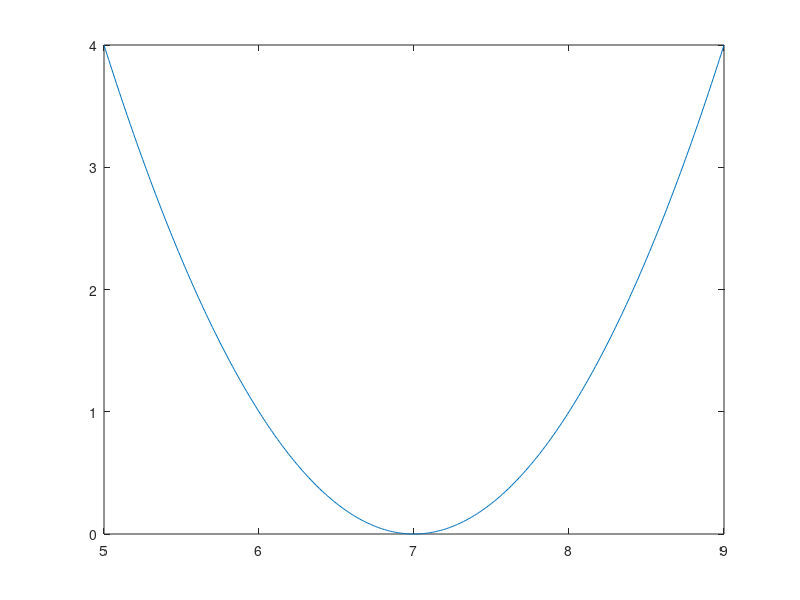
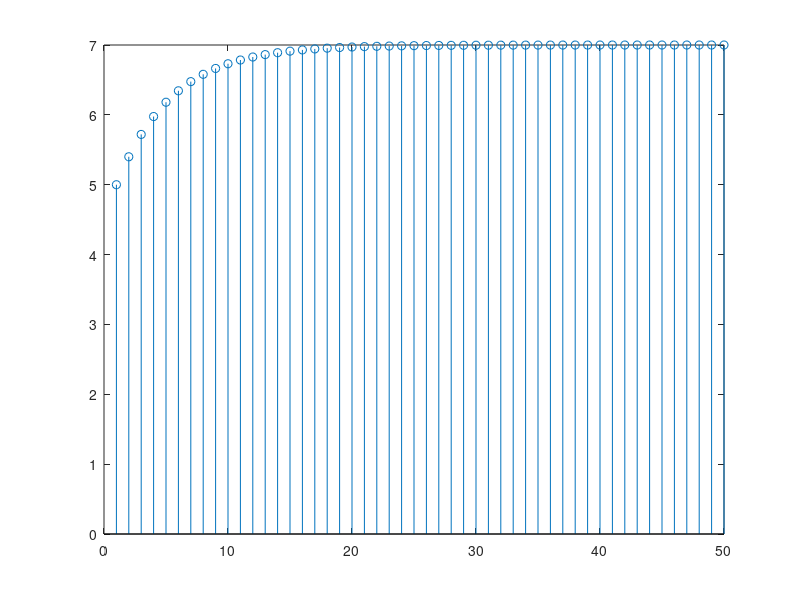

Write MATLAB code to recreate these figures, in order.
% In-Lecture #4 Assignment related to Homework 5.1 Steepest Descent
% This assignment introduces steepest descent algorithms.
% Please see Figure 6.15 at the top of page 116 in JSK’s Software Receiver
% Design book.
% Also, see the introduction to steepest descent algorithms on the marker board
% explanation from the homework #5 hints  downloadfor problem 5.1.
% Also, see problem 2.1 on Midterm #2 from Spring 2016. download
% Consider performing an iterative minimization of objective function
% J(x) = x^2 – 14x + 49 = (x - 7)^2
% via the steepest descent algorithm (JSK equation (6.5) on page 116).
% The value of x at the (k+1)st iteration is given by the update equation
%  x[k+1] = x[k] - mu ( dJ(x) / dx ) where x is replaced by x[k].
%
% a. Visualize and analyze the shape of the objective function J(x).
%     1) Plot J(x) for 5 < x < 9. Give the Matlab code for your answer.
x = [5 : 0.01 : 9];
J = x.^2 - 14*x + 49;
figure;
plot(x, J);   %% At end of document
%     2) Describe the plot.
%         Answer: A single parabola, concave up, has a single zero at 7
%     3) How many local minima do you see and what are their values?
%         Answer: One local minima at x = 7
%     4) Of the local minima, how many are global minima?
%         Answer: One global minima at x = 7
% b. As first step in deriving steepest descent update equation,
%     compute the first derivative of J(x) with respect to x.
%     Answer: dJ(x)/dx = 2x - 14
% c. Implement the steepest descent algorithm in Matlab with x[0] = 5.
%      Modify polyconverge.m from JSK below by entering your expression for dJdx
% polyconverge.m find the minimum of J(x) via steepest descent
N=50;                      % number of iterations
mu=0.1;               % algorithm stepsize
x=zeros(1,N);              % initialize sequence of x values to zero
x(1)=5.0;                 % starting point x(1)
for k=1:N-1
  x(k+1)= x(k) - (2*x(k)-14)*mu;    % update equation.  FILL IN YOUR expression for dJ/dx.
end
figure;
stem(x);          % to visualize approximation
x(N)
%     1) What value of x did steepest descent reach in 50 iterations with mu=0.01?
%         Answer: x = 6.2568
%     2) What value of x did steepest descent reach in 50 iterations with mu=0.1?
%         Answer: x = 7
%     3) Is the above value the global minimum of J(x)? Why or why not?
%         Answer: Yes, the global minima is located at x = 7